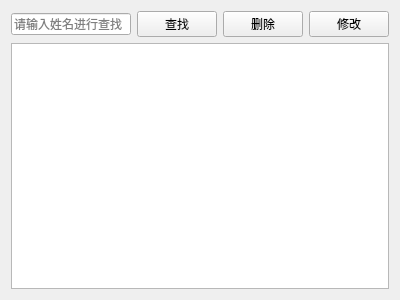
<?xml version="1.0" encoding="UTF-8"?>
<ui version="4.0">
 <class>ReaderView</class>
 <widget class="QWidget" name="ReaderView">
  <property name="geometry">
   <rect>
    <x>0</x>
    <y>0</y>
    <width>400</width>
    <height>300</height>
   </rect>
  </property>
  <property name="windowTitle">
   <string>读者管理</string>
  </property>
  <layout class="QVBoxLayout" name="verticalLayout_2">
   <item>
    <layout class="QVBoxLayout" name="verticalLayout">
     <item>
      <layout class="QHBoxLayout" name="horizontalLayout">
       <item>
        <widget class="QLineEdit" name="txtSearch">
         <property name="placeholderText">
          <string>请输入姓名进行查找</string>
         </property>
        </widget>
       </item>
       <item>
        <widget class="QPushButton" name="btSearch">
         <property name="text">
          <string>查找</string>
         </property>
         <property name="icon">
          <iconset resource="resource.qrc">
           <normaloff>:/image/search.png</normaloff>:/image/search.png</iconset>
         </property>
        </widget>
       </item>
       <item>
        <widget class="QPushButton" name="btDelete">
         <property name="text">
          <string>删除</string>
         </property>
         <property name="icon">
          <iconset>
           <normaloff>../Lab4/image/delete.png</normaloff>../Lab4/image/delete.png</iconset>
         </property>
        </widget>
       </item>
       <item>
        <widget class="QPushButton" name="btEdit">
         <property name="text">
          <string>修改</string>
         </property>
         <property name="icon">
          <iconset>
           <normaloff>../Lab4/image/edit.png</normaloff>../Lab4/image/edit.png</iconset>
         </property>
        </widget>
       </item>
      </layout>
     </item>
     <item>
      <widget class="QTableView" name="tableView"/>
     </item>
    </layout>
   </item>
  </layout>
 </widget>
 <resources>
  <include location="resource.qrc"/>
 </resources>
 <connections/>
</ui>
